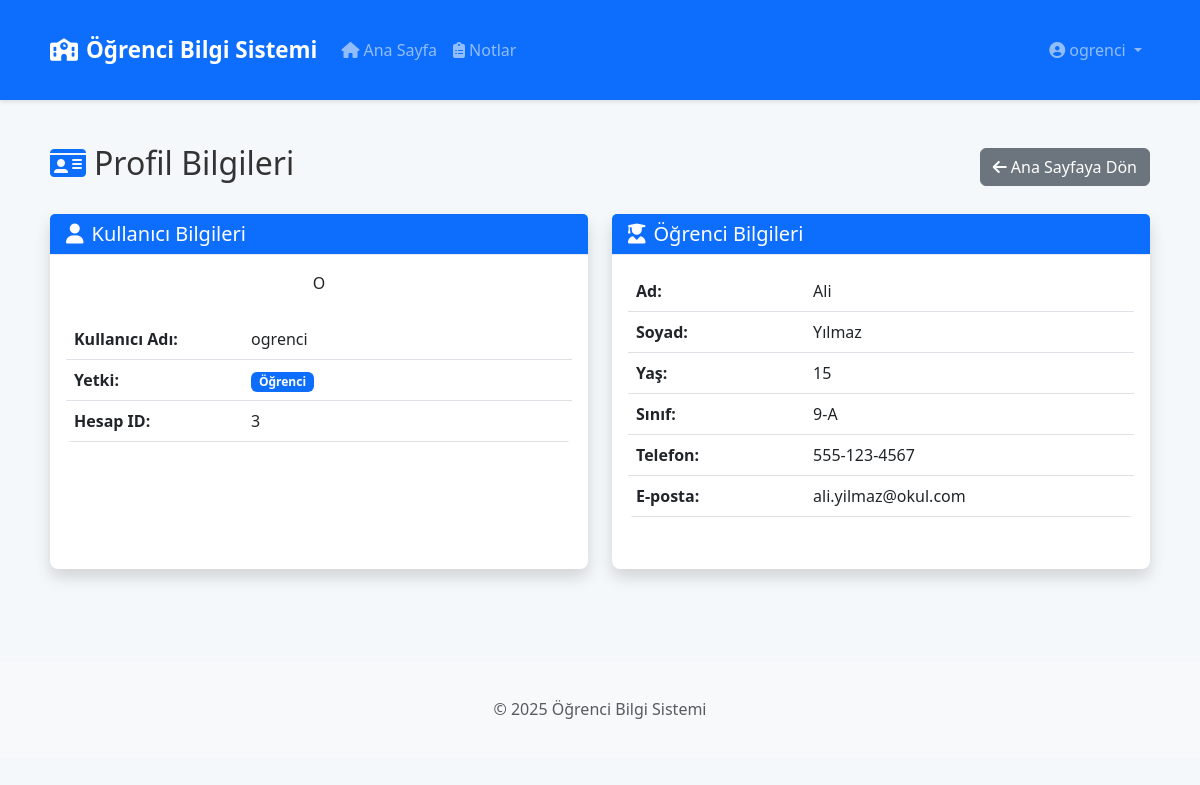
The app's page /profil (signed in) with its own data.
### app.py (models this page shows, shortened)
class Kullanici(db.Model):
    id = db.Column(db.Integer, primary_key=True)
    kullanici_adi = db.Column(db.String(80), unique=True, nullable=False)
    parola_hash = db.Column(db.String(200), nullable=False)
    rol = db.Column(db.String(20), nullable=False)  # 'ogrenci', 'ogretmen', 'yonetici'

class Ogrenci(db.Model):
    id = db.Column(db.Integer, primary_key=True)
    ad = db.Column(db.String(50), nullable=False)
    soyad = db.Column(db.String(50), nullable=False)
    yas = db.Column(db.Integer)
    sinif = db.Column(db.String(10))
    telefon = db.Column(db.String(15))
    email = db.Column(db.String(100))
    kullanici_id = db.Column(db.Integer, db.ForeignKey('kullanici.id'))
    notlar = db.relationship('Not', backref='ogrenci', lazy=True)

### app.py (the view)
@app.route('/profil')
@login_required()
def profil():
    kullanici = Kullanici.query.get(session['kullanici_id'])
    if kullanici.rol == 'ogrenci':
        ogrenci = Ogrenci.query.filter_by(kullanici_id=kullanici.id).first()
        return render_template('profil.html', kullanici=kullanici, ogrenci=ogrenci)
    return render_template('profil.html', kullanici=kullanici)

### app.py (called while the page is built)
def login_required(roles=None):
    def decorator(f):
        @wraps(f)
        def decorated_function(*args, **kwargs):
            if 'kullanici_id' not in session:
                flash('Bu sayfaya erişmek için giriş yapmalısınız', 'danger')
                return redirect(url_for('giris'))
            if roles and session['rol'] not in roles:
                flash('Bu sayfaya erişim yetkiniz yok', 'danger')
                return redirect(url_for('anasayfa'))
            return f(*args, **kwargs)
        return decorated_function
    return decorator

### templates/profil.html (shortened to what this page needs)
{% extends 'base.html' %}
{% block content %}
<div class="d-flex justify-content-between align-items-center mb-4">
    <h2><i class="fas fa-id-card text-primary me-2"></i>Profil Bilgileri</h2>
    <a href="{{ url_for('anasayfa') }}" class="btn btn-secondary">
        <i class="fas fa-arrow-left me-1"></i>Ana Sayfaya Dön
    </a>
</div>
<div class="row">
    <div class="col-md-6 mb-4">
        <div class="card shadow h-100">
            <div class="card-header bg-primary text-white">
                <h5 class="mb-0"><i class="fas fa-user me-2"></i>Kullanıcı Bilgileri</h5>
            </div>
            <div class="card-body">
                <div class="text-center mb-4">
                    <div class="avatar-circle">
                        <span class="initials">{{ kullanici.kullanici_adi[0:1]|upper }}</span>
                    </div>
                </div>
                <table class="table">
                    <tr>
                        <th width="35%">Kullanıcı Adı:</th>
                        <td>{{ kullanici.kullanici_adi }}</td>
                    </tr>
                    <tr>
                        <th>Yetki:</th>
                        <td>
                            <span class="badge bg-{{ 'danger' if kullanici.rol == 'yonetici' else 'success' if kullanici.rol == 'ogretmen' else 'primary' }}">
                                {{ 'Yönetici' if kullanici.rol == 'yonetici' else 'Öğretmen' if kullanici.rol == 'ogretmen' else 'Öğrenci' }}
                            </span>
                        </td>
                    </tr>
                    <tr>
                        <th>Hesap ID:</th>
                        <td>{{ kullanici.id }}</td>
                    </tr>
                </table>
            </div>
        </div>
    </div>
    {% if ogrenci %}
    <div class="col-md-6 mb-4">
        <div class="card shadow h-100">
            <div class="card-header bg-primary text-white">
                <h5 class="mb-0"><i class="fas fa-user-graduate me-2"></i>Öğrenci Bilgileri</h5>
            </div>
            <div class="card-body">
                <table class="table">
                    <tr>
                        <th width="35%">Ad:</th>
                        <td>{{ ogrenci.ad }}</td>
                    </tr>
                    <tr>
                        <th>Soyad:</th>
                        <td>{{ ogrenci.soyad }}</td>
                    </tr>
                    <tr>
                        <th>Yaş:</th>
                        <td>{{ ogrenci.yas }}</td>
                    </tr>
                    <tr>
                        <th>Sınıf:</th>
                        <td>{{ ogrenci.sinif }}</td>
                    </tr>
                    <tr>
                        <th>Telefon:</th>
                        <td>{{ ogrenci.telefon }}</td>
                    </tr>
                    <tr>
                        <th>E-posta:</th>
                        <td>{{ ogrenci.email }}</td>
                    </tr>
                </table>
            </div>
        </div>
    </div>
    {% endif %}
</div>
{% endblock %}

### static/css/style.css (style rules this page uses)
body { font-family: 'Segoe UI', Tahoma, Geneva, Verdana, sans-serif; background-color: #f5f8fa; color: #333; }
.card { border-radius: 8px; box-shadow: 0 4px 6px rgba(0, 0, 0, 0.1); margin-bottom: 20px; border: none; }
.card-header { background-color: #f8f9fa; border-bottom: 1px solid #eaeaea; font-weight: bold; }
.table { border-radius: 5px; overflow: hidden; }

### records on screen
Kullanici: kullanici_adi "O", kullanici_adi "ogrenci", rol "Öğrenci", id "3"
Ogrenci: ad "Ali", soyad "Yılmaz", yas "15", sinif "9-A", telefon "555-123-4567", email "ali.yilmaz@okul.com"

### other values on screen
{{ session.get('kullanici_adi') }} "ogrenci"
